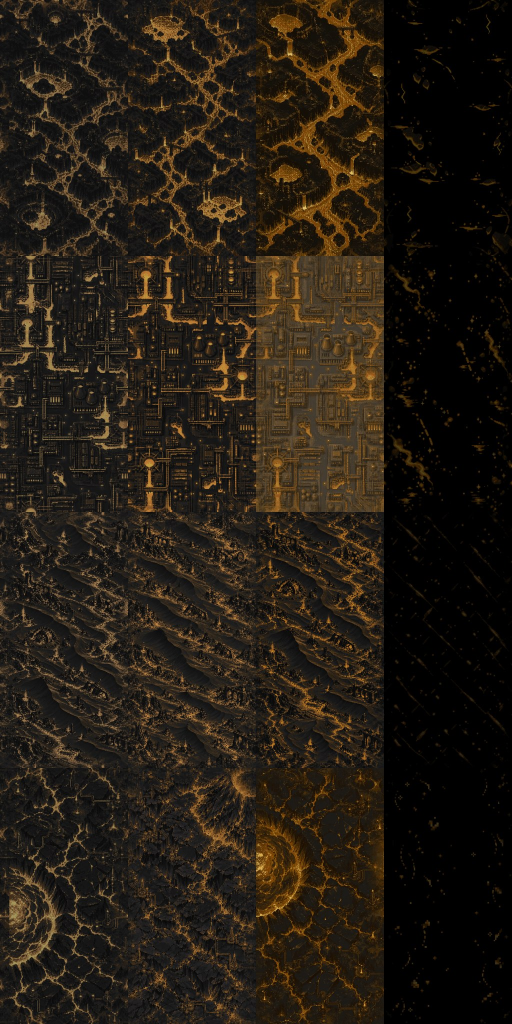
#> input picture Pause/Assets/Art/Boulders~/Ember/src~/ref_variants.jpg, 1024 x 2048 px, given in place of key_state0.png, which was not available (shown at 1/2 size)
$ python check_j1c.py
#> lines starting #> are read from the running program, lines starting #| are printed output that depends on the picture; after the words box and inside, x2 and y2 are one past the last pixel; in counts of white or black regions, pixels touching at a corner belong together; pictures that were not available may be replaced by others from this repository, and a replacement may not be noted
#!/usr/bin/env python3
"""Build and audit J1c damage poses.

The build step only resizes generated candidates with nearest-neighbour, copies
generated pixels whose colour change is above a candidate-specific threshold,
and clips the result to the approved source mask. It does not draw damage.
"""

from __future__ import annotations

import argparse
from collections import deque
from pathlib import Path

import numpy as np
from PIL import Image, ImageDraw


GREEN = np.array([0, 255, 0], dtype=np.uint8)
ROOT = Path(__file__).resolve().parent.parent
BASE_PATH = ROOT / "key_state0.png"
STATE1_PATH = ROOT / "key_state1.png"
STATE2_PATH = ROOT / "key_state2.png"
PREVIEW_PATH = ROOT / "preview_j1.png"


def read_rgb(path: Path) -> np.ndarray:
    image = Image.open(path).convert("RGB")
#> image is the input picture: PIL image 1024x2048 RGB; mean R, G, B 36.5, 28.6, 19
    if image.size != (1024, 1024):
        image = image.resize((1024, 1024), Image.Resampling.NEAREST)
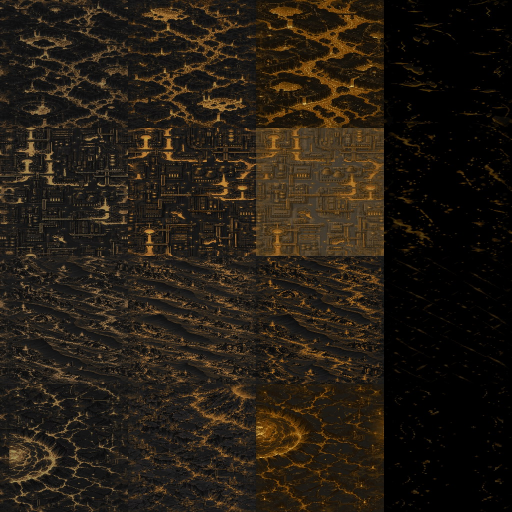
#> image: PIL image 1024x1024 RGB (shown at 1/2 size); mean R, G, B 36.5, 28.6, 19
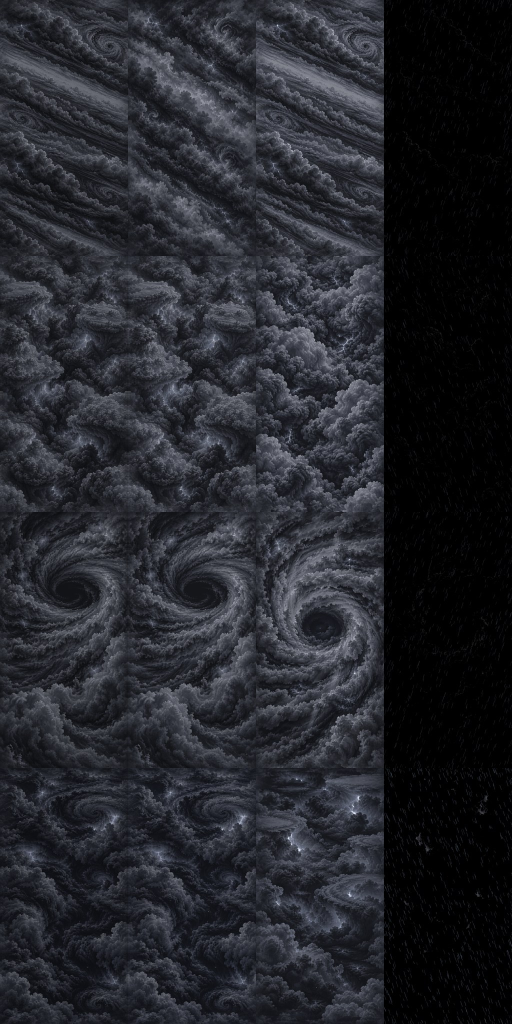
#> input picture Pause/Assets/Art/Boulders~/Storm/src~/ref_variants.jpg, 1024 x 2048 px, given in place of key_state1.png, which was not available (shown at 1/2 size)
#> in read_rgb, image is the input picture: PIL image 1024x2048 RGB; mean R, G, B 36.7, 38.2, 44.2
#> in read_rgb (call 2), `image = image.resize((1024, 1024), Image.Resampling.NEAREST)`:
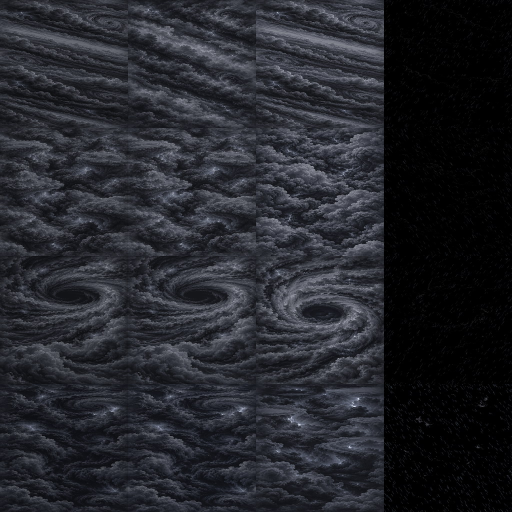
#> image: PIL image 1024x1024 RGB (shown at 1/2 size); mean R, G, B 36.7, 38.2, 44.2
    return np.asarray(image, dtype=np.uint8)


def build_pose(base: np.ndarray, candidate_path: Path, threshold: int) -> np.ndarray:
    candidate = read_rgb(candidate_path)
    source_ship = np.any(base != GREEN, axis=2)
    delta = np.max(np.abs(candidate.astype(np.int16) - base.astype(np.int16)), axis=2)
    candidate_green = (
        (candidate[:, :, 1] > 180)
        & ((candidate[:, :, 1].astype(np.int16) - candidate[:, :, 0].astype(np.int16)) > 100)
        & ((candidate[:, :, 1].astype(np.int16) - candidate[:, :, 2].astype(np.int16)) > 100)
    )
    generated_damage = (delta > threshold) & source_ship & ~candidate_green

    result = base.copy()
    result[generated_damage] = candidate[generated_damage]
    result[~source_ship] = GREEN
    return result


def write_rgb(path: Path, pixels: np.ndarray) -> None:
    Image.fromarray(pixels, mode="RGB").save(path)


def connected_regions(mask: np.ndarray, minimum: int = 100) -> list[np.ndarray]:
    height, width = mask.shape
    seen = np.zeros_like(mask, dtype=bool)
    regions: list[np.ndarray] = []
    for y, x in zip(*np.where(mask & ~seen)):
        if seen[y, x]:
            continue
        queue = deque([(int(y), int(x))])
        seen[y, x] = True
        points: list[tuple[int, int]] = []
        while queue:
            cy, cx = queue.popleft()
            points.append((cy, cx))
            for dy in (-1, 0, 1):
                for dx in (-1, 0, 1):
                    if not (dy or dx):
                        continue
                    ny, nx = cy + dy, cx + dx
                    if 0 <= ny < height and 0 <= nx < width and mask[ny, nx] and not seen[ny, nx]:
                        seen[ny, nx] = True
                        queue.append((ny, nx))
        if len(points) >= minimum:
            regions.append(np.asarray(points, dtype=np.int32))
    return sorted(regions, key=len, reverse=True)


def percent(value: int, denominator: int) -> float:
    return 100.0 * value / max(1, denominator)


def audit(base: np.ndarray, state1: np.ndarray, state2: np.ndarray) -> bool:
    source_ship = np.any(base != GREEN, axis=2)
#> source_ship: shape (1024, 1024) bool; every value is 1
    source_bg = ~source_ship
#> source_bg: shape (1024, 1024) bool; every value is 0
    y, x = np.indices(source_ship.shape)

    def row(label: str, image: np.ndarray) -> tuple[np.ndarray, float]:
#> called with label = 'state 1'
        ship = np.any(image != GREEN, axis=2)
        silhouette = np.logical_xor(source_ship, ship)
        changed = np.any(image != base, axis=2) & source_ship
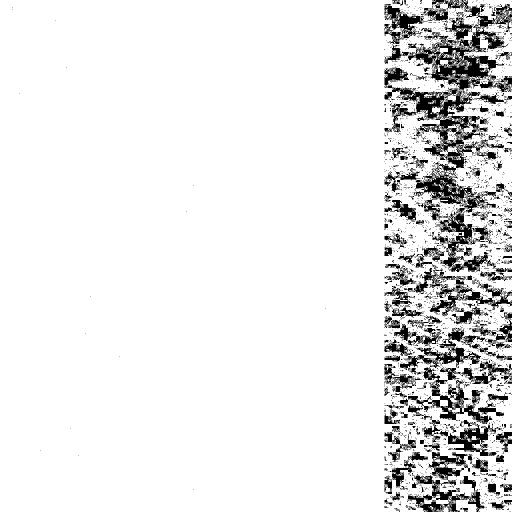
#> changed: shape (1024, 1024) bool (shown at 1/2 size); 90.9% white; 2626 black regions (2451 under 20 px), largest, box (x1, y1, x2, y2) and area: (769, 136, 998, 442) 17619, (816, 0, 1024, 189) 12040, (815, 904, 971, 1024) 5606
        print(
            f"{label:12} silhouette={percent(int(silhouette.sum()), int(source_ship.sum())):6.3f}% "
            f"changed={percent(int(changed.sum()), int(source_ship.sum())):6.3f}% "
            f"left={percent(int((changed & (x < 512)).sum()), int(source_ship.sum())):6.3f}% "
            f"right={percent(int((changed & (x >= 512)).sum()), int(source_ship.sum())):6.3f}%"
        )
#| state 1      silhouette= 0.000% changed=90.862% left=49.999% right=40.863%
        return changed, percent(int(changed.sum()), int(source_ship.sum()))

    print("J1c validation")
    print("pose         silhouette  changed  left    right")
    changed1, change1 = row("state 1", state1)
#> change1 = 90.86
    changed2, change2 = row("state 2", state2)
#| state 2      silhouette= 0.000% changed=90.862% left=49.999% right=40.863%
#> change2 = 90.86
    pose_delta = np.any(state2 != state1, axis=2) & source_ship
    print(f"state2-v-s1  changed={percent(int(pose_delta.sum()), int(source_ship.sum())):6.3f}%")
#| state2-v-s1  changed= 0.000%

    regions_ok = True
    print("distinct colours in changed regions (8-connected, >=100 px):")
    for label, image, changed in (("state 1", state1, changed1), ("state 2", state2, changed2)):
        regions = connected_regions(changed)
        counts = []
        for region in regions:
            colours = np.unique(image[region[:, 0], region[:, 1]], axis=0)
            counts.append(len(colours))
        if counts:
            print(f"  {label}: regions={len(counts)} min={min(counts)} max={max(counts)}")
        else:
            print(f"  {label}: none")
        regions_ok &= all(count > 20 for count in counts)
#> this loop made 2 passes
#> (label, height in connected_regions, width in connected_regions, regions_ok) on passes 1 to 2: ('state 1', 1024, 1024, True), ('state 2', 1024, 1024, True)
#|   state 1: regions=7 min=23 max=3555
#|   state 2: regions=7 min=23 max=3555
#> after the loop, regions_ok = True

    silhouette1 = np.logical_xor(source_ship, np.any(state1 != GREEN, axis=2)).sum()
#> silhouette1 = 0
    silhouette2 = np.logical_xor(source_ship, np.any(state2 != GREEN, axis=2)).sum()
#> silhouette2 = 0
    checks = {
        "state1 silhouette < 0.5%": percent(int(silhouette1), int(source_ship.sum())) < 0.5,
        "state2 silhouette < 0.5%": percent(int(silhouette2), int(source_ship.sum())) < 0.5,
        "state1 4-14%": 4.0 < change1 < 14.0,
        "state2 12-45%": 12.0 < change2 < 45.0,
        "state2 vs state1 > 8%": percent(int(pose_delta.sum()), int(source_ship.sum())) > 8.0,
        "state2 left > 3%": percent(int((changed2 & (x < 512)).sum()), int(source_ship.sum())) > 3.0,
        "state2 right > 3%": percent(int((changed2 & (x >= 512)).sum()), int(source_ship.sum())) > 3.0,
        "state1 left > 1.5%": percent(int((changed1 & (x < 512)).sum()), int(source_ship.sum())) > 1.5,
        "state1 right > 1.5%": percent(int((changed1 & (x >= 512)).sum()), int(source_ship.sum())) > 1.5,
        "damage regions > 20 colours": regions_ok,
        "background exact #00FF00": bool(np.all(state1[source_bg] == GREEN) and np.all(state2[source_bg] == GREEN)),
        "no chroma-green on ship": all(
            not np.any(
                source_ship
                & (image[:, :, 1] > 180)
                & ((image[:, :, 1].astype(np.int16) - image[:, :, 0].astype(np.int16)) > 100)
                & ((image[:, :, 1].astype(np.int16) - image[:, :, 2].astype(np.int16)) > 100)
            )
            for image in (state1, state2)
        ),
    }
    print("checks")
    passed = True
    for name, result in checks.items():
        print(f"  {'PASS' if result else 'FAIL'}  {name}")
        passed &= result
#> this loop made 12 passes
#> (name, result, passed) on passes 1 to 12: ('state1 silhouette < 0.5%', True, True), ('state2 silhouette < 0.5%', True, True), ('state1 4-14%', False, False), ('state2 12-45%', False, False), ('state2 vs state1 > 8%', False, False), ('state2 left > 3%', True, False), ('state2 right > 3%', True, False), ('state1 left > 1.5%', True, False), ('state1 right > 1.5%', True, False), ('damage regions > 20 colours', True, False), ('background exact #00FF00', True, False), ('no chroma-green on ship', True, False)
#|   PASS  state1 silhouette < 0.5%
#|   PASS  state2 silhouette < 0.5%
#|   FAIL  state1 4-14%
#|   FAIL  state2 12-45%
#|   FAIL  state2 vs state1 > 8%
#|   PASS  state2 left > 3%
#|   PASS  state2 right > 3%
#|   PASS  state1 left > 1.5%
#> (further printed lines are left out)
#> after the loop, passed = False
    print("RESULT:", "PASS" if passed else "FAIL")
#| RESULT: FAIL
    return passed


def make_preview(base: np.ndarray, state1: np.ndarray, state2: np.ndarray) -> None:
    canvas = Image.new("RGB", (1536, 512), (11, 11, 26))
    for index, pixels in enumerate((base, state1, state2)):
        preview_pixels = pixels.copy()
        preview_pixels[np.all(preview_pixels == GREEN, axis=2)] = np.array([11, 11, 26], dtype=np.uint8)
        image = Image.fromarray(preview_pixels, mode="RGB").resize((512, 512), Image.Resampling.NEAREST)
        canvas.paste(image, (index * 512, 0))
    draw = ImageDraw.Draw(canvas)
    for index, label in enumerate(("KEY 0", "KEY 1", "KEY 2")):
        draw.text((16 + index * 512, 16), label, fill=(245, 253, 253))
    canvas.save(PREVIEW_PATH)


def main() -> int:
    parser = argparse.ArgumentParser()
    parser.add_argument("--build", action="store_true")
    parser.add_argument("--state1-candidate", type=Path)
    parser.add_argument("--state2-candidate", type=Path)
    parser.add_argument("--state1-threshold", type=int, default=64)
    parser.add_argument("--state2-threshold", type=int, default=192)
    parser.add_argument("--preview", action="store_true")
    args = parser.parse_args()

    base = read_rgb(BASE_PATH)
    if args.build:
        if not args.state1_candidate or not args.state2_candidate:
            parser.error("--build requires both candidate paths")
        state1 = build_pose(base, args.state1_candidate, args.state1_threshold)
        state2 = build_pose(base, args.state2_candidate, args.state2_threshold)
        write_rgb(STATE1_PATH, state1)
        write_rgb(STATE2_PATH, state2)
    else:
        state1 = read_rgb(STATE1_PATH)
        state2 = read_rgb(STATE2_PATH)

    if args.preview or args.build:
        make_preview(base, state1, state2)
    return 0 if audit(base, state1, state2) else 1


if __name__ == "__main__":
#> (the run stopped early here; a loop or call above may not have finished)
